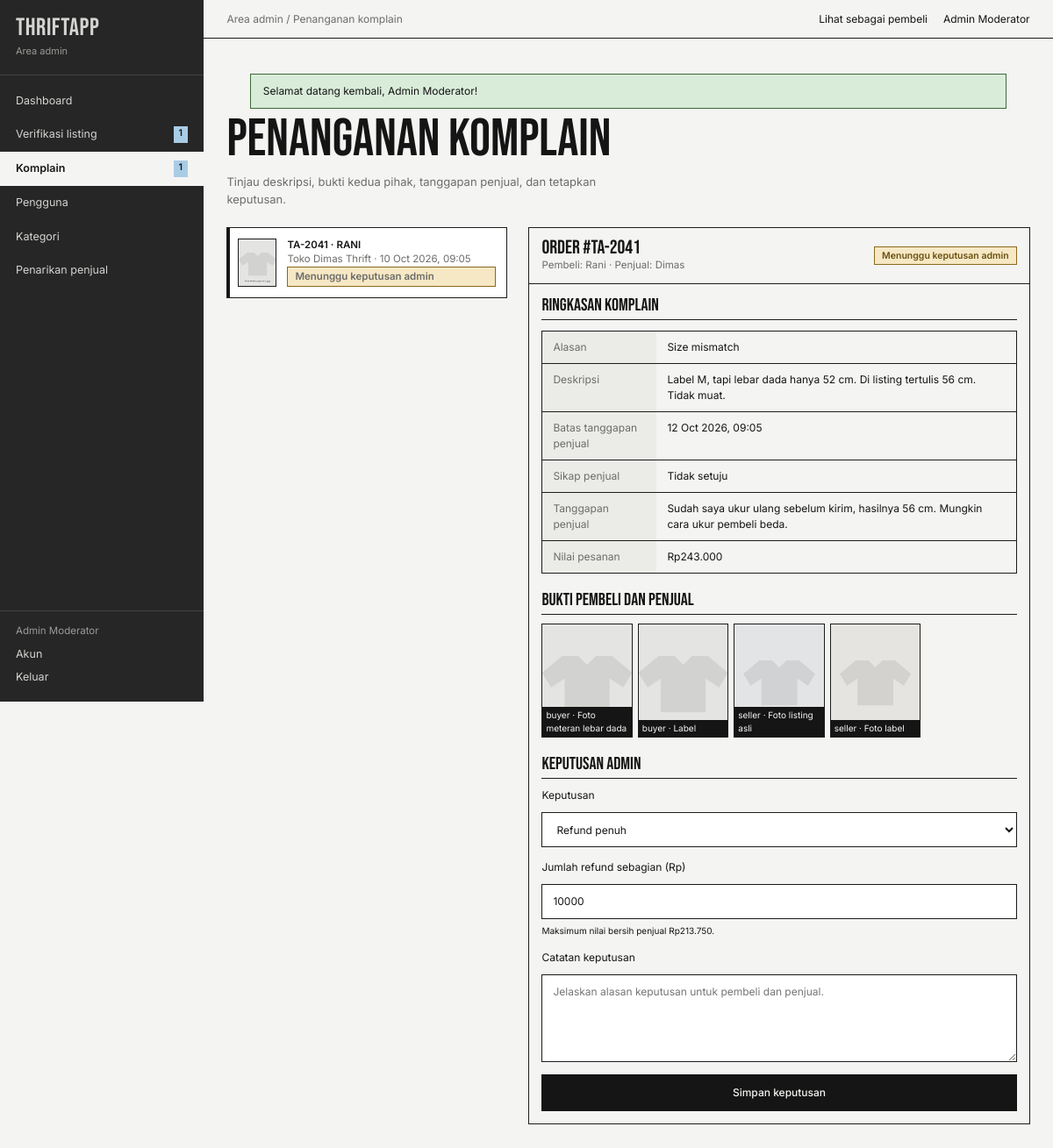
/index.php?r=admin_complaints&id=1 (signed in), run on the app's committed database.
### tables this page shows
CREATE TABLE users (
  id               BIGINT UNSIGNED NOT NULL AUTO_INCREMENT,
  name             VARCHAR(100) NOT NULL,
  email            VARCHAR(150) NOT NULL,
  phone            VARCHAR(20)  NOT NULL,
  password_hash    VARCHAR(255) NOT NULL,
  role             ENUM('user','admin') NOT NULL DEFAULT 'user',
  is_seller        TINYINT(1) NOT NULL DEFAULT 0,
  status           ENUM('active','blocked') NOT NULL DEFAULT 'active',
  block_reason     VARCHAR(255) NULL,
  blocked_at       DATETIME NULL,
  blocked_by       BIGINT UNSIGNED NULL,
  terms_accepted_at DATETIME NULL,
  last_login_at    DATETIME NULL,
  created_at       DATETIME NOT NULL DEFAULT CURRENT_TIMESTAMP,
  updated_at       DATETIME NOT NULL DEFAULT CURRENT_TIMESTAMP ON UPDATE CURRENT_TIMESTAMP,
  PRIMARY KEY (id),
  UNIQUE KEY uq_users_email (email),
  KEY idx_users_role_status (role, status),
  CONSTRAINT fk_users_blocked_by FOREIGN KEY (blocked_by) REFERENCES users (id)
    ON DELETE SET NULL ON UPDATE CASCADE
);

CREATE TABLE complaints (
  id                   BIGINT UNSIGNED NOT NULL AUTO_INCREMENT,
  order_id             BIGINT UNSIGNED NOT NULL,
  order_item_id        BIGINT UNSIGNED NULL,           
  buyer_id             BIGINT UNSIGNED NOT NULL,
  reason               ENUM('undisclosed_defect','size_mismatch','color_mismatch','wrong_item',
                            'damaged_in_shipping','not_arrived','other') NOT NULL,
  description          TEXT NOT NULL,
  seller_stance        ENUM('agree','dispute') NULL,   
  seller_response      TEXT NULL,
  seller_deadline_at   DATETIME NOT NULL,              
  seller_replied_at    DATETIME NULL,
  status               ENUM('waiting_seller','needs_decision','resolved') NOT NULL DEFAULT 'waiting_seller',
  decision             ENUM('pending','full_refund','partial_refund','rejected') NOT NULL DEFAULT 'pending',
  decision_deadline_at DATETIME NULL,                  
  refund_amount        BIGINT UNSIGNED NULL,           
  seller_payout        BIGINT UNSIGNED NULL,           
  decision_note        TEXT NULL,                      
  decided_by           BIGINT UNSIGNED NULL,
  resolved_at          DATETIME NULL,
  created_at           DATETIME NOT NULL DEFAULT CURRENT_TIMESTAMP,
  updated_at           DATETIME NOT NULL DEFAULT CURRENT_TIMESTAMP ON UPDATE CURRENT_TIMESTAMP,
  PRIMARY KEY (id),
  UNIQUE KEY uq_complaints_order (order_id),
  KEY idx_complaints_status (status, decision_deadline_at),
  KEY idx_complaints_buyer (buyer_id),
  CONSTRAINT fk_complaints_order FOREIGN KEY (order_id) REFERENCES orders (id)
    ON DELETE RESTRICT ON UPDATE CASCADE,
  CONSTRAINT fk_complaints_item FOREIGN KEY (order_item_id) REFERENCES order_items (id)
    ON DELETE SET NULL ON UPDATE CASCADE,
  CONSTRAINT fk_complaints_buyer FOREIGN KEY (buyer_id) REFERENCES users (id)
    ON DELETE RESTRICT ON UPDATE CASCADE,
  CONSTRAINT fk_complaints_admin FOREIGN KEY (decided_by) REFERENCES users (id)
    ON DELETE SET NULL ON UPDATE CASCADE
);

CREATE TABLE orders (
  id                    BIGINT UNSIGNED NOT NULL AUTO_INCREMENT,
  order_number          VARCHAR(20) NOT NULL,                 
  checkout_id           BIGINT UNSIGNED NOT NULL,
  buyer_id              BIGINT UNSIGNED NOT NULL,
  shop_id               BIGINT UNSIGNED NOT NULL,
  recipient_name        VARCHAR(100) NOT NULL,                
  phone                 VARCHAR(20)  NOT NULL,
  address_text          TEXT NOT NULL,
  destination_city      VARCHAR(80) NOT NULL,
  courier_id            BIGINT UNSIGNED NOT NULL,
  courier_name          VARCHAR(60) NOT NULL,                 
  shipping_etd          VARCHAR(20) NULL,                     
  total_weight_gram     INT UNSIGNED NOT NULL,
  items_total           BIGINT UNSIGNED NOT NULL,
  shipping_cost         BIGINT UNSIGNED NOT NULL,
  commission_rate       DECIMAL(4,2) NOT NULL DEFAULT 5.00,
  commission            BIGINT UNSIGNED NOT NULL,             
  seller_net            BIGINT UNSIGNED NOT NULL,             
  total                 BIGINT UNSIGNED NOT NULL,             
  status                ENUM('awaiting_payment','paid','processing','shipped','delivered',
                             'completed','complained','refunded','cancelled','expired')
                        NOT NULL DEFAULT 'awaiting_payment',
  cancel_reason         ENUM('buyer_cancelled','payment_timeout','seller_not_shipped','admin') NULL,
  payment_expires_at    DATETIME NOT NULL,
  paid_at               DATETIME NULL,
  ship_deadline_at      DATETIME NULL,                        
  processing_at         DATETIME NULL,
  shipped_at            DATETIME NULL,
  tracking_number       VARCHAR(50) NULL,
  estimated_arrival_date DATE NULL,
  delivered_at          DATETIME NULL,
  complaint_deadline_at DATETIME NULL,                        
  completed_at          DATETIME NULL,
  completion_type       ENUM('buyer_confirmed','auto') NULL,
  cancelled_at          DATETIME NULL,
  created_at            DATETIME NOT NULL DEFAULT CURRENT_TIMESTAMP,
  updated_at            DATETIME NOT NULL DEFAULT CURRENT_TIMESTAMP ON UPDATE CURRENT_TIMESTAMP,
  PRIMARY KEY (id),
  UNIQUE KEY uq_orders_number (order_number),
  KEY idx_orders_checkout (checkout_id),
  KEY idx_orders_buyer_status (buyer_id, status),
  KEY idx_orders_shop_status (shop_id, status),
  KEY idx_orders_ship_deadline (status, ship_deadline_at),
  KEY idx_orders_complaint_deadline (status, complaint_deadline_at),
  CONSTRAINT fk_orders_checkout FOREIGN KEY (checkout_id) REFERENCES checkouts (id)
    ON DELETE RESTRICT ON UPDATE CASCADE,
  CONSTRAINT fk_orders_buyer FOREIGN KEY (buyer_id) REFERENCES users (id)
    ON DELETE RESTRICT ON UPDATE CASCADE,
  CONSTRAINT fk_orders_shop FOREIGN KEY (shop_id) REFERENCES shops (id)
    ON DELETE RESTRICT ON UPDATE CASCADE,
  CONSTRAINT fk_orders_courier FOREIGN KEY (courier_id) REFERENCES couriers (id)
    ON DELETE RESTRICT ON UPDATE CASCADE
);

CREATE TABLE shops (
  id                   BIGINT UNSIGNED NOT NULL AUTO_INCREMENT,
  user_id              BIGINT UNSIGNED NOT NULL,
  name                 VARCHAR(100) NOT NULL,
  slug                 VARCHAR(120) NOT NULL,
  description          TEXT NULL,
  city                 VARCHAR(80)  NOT NULL,
  avatar_path          VARCHAR(255) NULL,
  rating_avg           DECIMAL(2,1) NOT NULL DEFAULT 0.0,    
  review_count         INT UNSIGNED NOT NULL DEFAULT 0,      
  sold_count           INT UNSIGNED NOT NULL DEFAULT 0,      
  avg_response_minutes INT UNSIGNED NULL,                    
  is_active            TINYINT(1) NOT NULL DEFAULT 1,
  created_at           DATETIME NOT NULL DEFAULT CURRENT_TIMESTAMP,
  updated_at           DATETIME NOT NULL DEFAULT CURRENT_TIMESTAMP ON UPDATE CURRENT_TIMESTAMP,
  PRIMARY KEY (id),
  UNIQUE KEY uq_shops_user (user_id),
  UNIQUE KEY uq_shops_slug (slug),
  KEY idx_shops_city (city),
  CONSTRAINT fk_shops_user FOREIGN KEY (user_id) REFERENCES users (id)
    ON DELETE RESTRICT ON UPDATE CASCADE
);

CREATE TABLE complaint_evidence (
  id           BIGINT UNSIGNED NOT NULL AUTO_INCREMENT,
  complaint_id BIGINT UNSIGNED NOT NULL,
  uploaded_by  BIGINT UNSIGNED NOT NULL,
  side         ENUM('buyer','seller') NOT NULL,
  media_type   ENUM('photo','video') NOT NULL DEFAULT 'photo',
  path         VARCHAR(255) NOT NULL,
  caption      VARCHAR(100) NULL,                      
  created_at   DATETIME NOT NULL DEFAULT CURRENT_TIMESTAMP,
  PRIMARY KEY (id),
  KEY idx_evidence_complaint (complaint_id, side),
  CONSTRAINT fk_evidence_complaint FOREIGN KEY (complaint_id) REFERENCES complaints (id)
    ON DELETE CASCADE ON UPDATE CASCADE,
  CONSTRAINT fk_evidence_user FOREIGN KEY (uploaded_by) REFERENCES users (id)
    ON DELETE RESTRICT ON UPDATE CASCADE
);

### includes/views_staff.php (the view, shortened to what the rows shown need)
    <?php staff_end();
function render_admin_complaints(): void {
    require_admin();$pdo=db();$list=$pdo->query("SELECT c.*,o.order_number,o.total,o.items_total,o.seller_net,o.shop_id,b.name AS buyer_name,s.name AS shop_name,u.name AS seller_name FROM complaints c JOIN orders o ON o.id=c.order_id JOIN users b ON b.id=c.buyer_id JOIN shops s ON s.id=o.shop_id JOIN users u ON u.id=s.user_id ORDER BY (c.status='resolved'),c.created_at ASC")->fetchAll();$id=(int)($_GET['id']??($list[0]['id']??0));$c=null;foreach($list as $item)if((int)$item['id']===$id)$c=$item;
    staff_start('Penanganan komplain','admin','admin_complaints'); ?>
    <div class="titlebar"><div><h1 class="h1">PENANGANAN KOMPLAIN</h1><p class="lead">Tinjau deskripsi, bukti kedua pihak, tanggapan penjual, dan tetapkan keputusan.</p></div></div><div class="cols cols--q"><section><div class="qlist"><?php if(!$list): ?><div class="panel__b">Belum ada komplain.</div><?php else:foreach($list as $item):?><a class="qi <?=$c&&(int)$c['id']===(int)$item['id']?'is-on':''?>" href="<?=h(route_url('admin_complaints',['id'=>$item['id']]))?>"><div class="thumb"><img src="assets/img/bukti-1.jpg" alt="Bukti"></div><div><b><?=h($item['order_number'])?> · <?=h($item['buyer_name'])?></b><span><?=h($item['shop_name'])?> · <?=h(dt($item['created_at'],'d M Y, H:i'))?></span><span><?=pill($item['status'])?></span></div></a><?php endforeach;endif;?></div></section>
    <?php if($c):$eq=$pdo->prepare('SELECT ce.*,u.name FROM complaint_evidence ce JOIN users u ON u.id=ce.uploaded_by WHERE ce.complaint_id=? ORDER BY ce.side,ce.created_at');$eq->execute([$id]);$evidence=$eq->fetchAll(); ?>
    <section class="panel"><div class="panel__h"><div><h3>Order #<?=h($c['order_number'])?></h3><div class="small muted">Pembeli: <?=h($c['buyer_name'])?> · Penjual: <?=h($c['seller_name'])?></div></div><?=pill($c['status'])?></div><div class="panel__b"><div class="sect" style="margin-top:0"><h4>RINGKASAN KOMPLAIN</h4><div class="kv"><span>Alasan</span><span><?=h(status_label($c['reason']))?></span><span>Deskripsi</span><span><?=h($c['description'])?></span><span>Batas tanggapan penjual</span><span><?=h(dt($c['seller_deadline_at']))?></span><span>Sikap penjual</span><span><?=h($c['seller_stance']?($c['seller_stance']==='agree'?'Setuju':'Tidak setuju'):'Belum merespons')?></span><span>Tanggapan penjual</span><span><?=h($c['seller_response']?:'Belum ada tanggapan')?></span><span>Nilai pesanan</span><span><?=money($c['total'])?></span></div></div>
      <div class="sect"><h4>BUKTI PEMBELI DAN PENJUAL</h4><?php if($evidence):?><div class="gal"><?php foreach($evidence as $e):?><div><img src="<?=h(product_photo_url($e['path']))?>" alt="Bukti"><span><?=h($e['side'])?> · <?=h($e['caption']?:$e['name'])?></span></div><?php endforeach;?></div><?php else:?><p class="muted">Tidak ada foto bukti terlampir.</p><?php endif;?></div>
      <?php if($c['status']!=='resolved'):?><div class="sect"><h4>KEPUTUSAN ADMIN</h4><form method="post" class="stack-form"><?=csrf_field()?><input type="hidden" name="action" value="admin_decide_complaint"><input type="hidden" name="complaint_id" value="<?=$c['id']?>"><input type="hidden" name="back_route" value="admin_complaints"><label class="fld">Keputusan<select name="decision" id="complaint-decision"><option value="full_refund">Refund penuh</option><option value="partial_refund">Refund sebagian</option><option value="rejected">Komplain ditolak</option></select></label><label class="fld" id="refund-amount-wrap">Jumlah refund sebagian (Rp)<input type="number" name="refund_amount" min="1" max="<?=max(1,(int)$c['seller_net'])?>" step="1000" value="<?=max(1,(int)min(10000,$c['seller_net']))?>"><small>Maksimum nilai bersih penjual <?=money($c['seller_net'])?>.</small></label><label class="fld">Catatan keputusan<textarea name="decision_note" placeholder="Jelaskan alasan keputusan untuk pembeli dan penjual."></textarea></label><button class="btn btn--block" type="submit">Simpan keputusan</button></form></div><script>document.getElementById('complaint-decision')?.addEventListener('change',e=>{document.getElementById('refund-amount-wrap').hidden=e.target.value!=='partial_refund'})</script><?php else:?><div class="notice notice--sky"><div><b>Keputusan:</b> <?=h(status_label($c['decision']))?><br>Refund: <?=money($c['refund_amount']??0)?> · Payout penjual: <?=money($c['seller_payout']??0)?><br><?=h($c['decision_note']??'')?></div></div><?php endif;?></div></section><?php else:?><section class="panel"><div class="panel__b">Pilih komplain dari daftar di sebelah kiri.</div></section><?php endif;?></div>
    <?php staff_end();
}
    staff_start('Kelola pengguna','admin','admin_users'); ?>

### includes/views_common.php (shortened to what the rows shown need)
<?php
function page_head(string $title, string $area = 'customer'): void {
    $extra = $area === 'admin' ? '<link rel="stylesheet" href="assets/admin.css">' : ($area === 'seller' ? '<link rel="stylesheet" href="assets/seller.css">' : '');
    echo '<!doctype html><html lang="id"><head><meta charset="utf-8"><meta name="viewport" content="width=device-width,initial-scale=1"><meta name="theme-color" content="#f4f4f2"><title>' . h($title) . ' — ThriftApp</title><link rel="stylesheet" href="assets/style.css"><link rel="stylesheet" href="assets/app.css">' . $extra . '</head><body>';
}
function render_flashes(): void {
    $flashes = pull_flashes();
    echo '<div class="flash-wrap" role="status">';
    foreach ($flashes as $f) echo '<div class="flash flash--' . h($f['type']) . '">' . h($f['message']) . '</div>';
    echo '</div>';
}
function staff_start(string $title, string $area, string $active): void {
    $u=user(); page_head($title,$area);
    $admin = $area==='admin';
    $links = $admin ? [
        ['admin_dashboard','Dashboard','admin_dashboard'],['admin_verification','Verifikasi listing','admin_verification'],['admin_complaints','Komplain','admin_complaints'],['admin_users','Pengguna','admin_users'],['admin_categories','Kategori','admin_categories'],['admin_withdrawals','Penarikan penjual','admin_withdrawals']
    ] : [
        ['seller_dashboard','Dashboard','seller_dashboard'],['seller_upload','Upload barang','seller_upload'],['seller_products','Barang saya','seller_products'],['seller_orders','Pesanan masuk','seller_orders'],['seller_wallet','Saldo dan penarikan','seller_wallet']
    ];
    $role = $admin?'Area admin':'Area penjual';
    echo '<div class="app"><aside class="side"><a class="logo" href="' . route_url($admin?'admin_dashboard':'seller_dashboard') . '">THRIFTAPP</a><div class="side__role">' . $role . '</div>';
    foreach($links as $l) {
        $count='';
        if ($admin && $l[0]==='admin_verification') { try{$count=(string)db()->query("SELECT COUNT(*) FROM products WHERE status='pending_review'")->fetchColumn();}catch(Throwable){} }
        if ($admin && $l[0]==='admin_complaints') { try{$count=(string)db()->query("SELECT COUNT(*) FROM complaints WHERE status<>'resolved'")->fetchColumn();}catch(Throwable){} }
        echo '<a class="' . ($active===$l[0]?'is-on':'') . '" href="' . route_url($l[0]) . '"><span>' . h($l[1]) . '</span>' . ($count!==''?'<em>'.h($count).'</em>':'') . '</a>';
    }
    echo '<div class="side__foot">' . h($u['name']??'Pengguna') . '<br><a href="' . route_url('account') . '" style="padding:8px 0 0;color:#d4d4d2">Akun</a><a href="' . route_url('logout') . '" style="padding:8px 0 0;color:#d4d4d2">Keluar</a></div></aside><div class="main"><div class="apphead"><span class="muted">' . $role . ' / ' . h($title) . '</span><div class="row"><a href="' . route_url('home') . '">Lihat sebagai pembeli</a><span>' . h($u['name']??'') . '</span></div></div><div class="content">';
    render_flashes();
}
function staff_end(): void { echo '</div></div></div></body></html>'; }
function pill(string $status): string { return '<span class="pill ' . status_class($status) . '">' . h(status_label($status)) . '</span>'; }

### data on the page
users: name "Admin Moderator"
complaints: order.order_number "TA-2041", buyer.name "RANI", shops.name "Toko Dimas Thrift", created_at "10 Oct 2026, 09:05", status "Menunggu keputusan admin", buyer.name "Rani", users.name "Dimas", reason "Size mismatch", description "Label M, tapi lebar dada hanya 52 cm. Di listing tertulis 56 cm. Tidak muat.", seller_deadline_at "12 Oct 2026, 09:05", seller_stance "Tidak setuju", seller_response "Sudah saya ukur ulang sebelum kirim, hasilnya 56 cm. Mungkin cara ukur pembeli beda.", order.total "Rp243.000", refund_amount "10000", order.seller_net "Rp213.750"
complaint_evidence: path (picture), side "buyer", caption "Foto meteran lebar dada"
complaint_evidence: path (picture), side "buyer", caption "Label"
complaint_evidence: path (picture), side "seller", caption "Foto listing asli"
complaint_evidence: path (picture), side "seller", caption "Foto label"

### other printed values
$role "Area admin"
$l[1] "Dashboard"
$l[1] "Verifikasi listing"
$count "1"
$l[1] "Komplain"
$l[1] "Pengguna"
$l[1] "Kategori"
$l[1] "Penarikan penjual"
$title "Penanganan komplain"
$f['message'] "Selamat datang kembali, Admin Moderator!"
